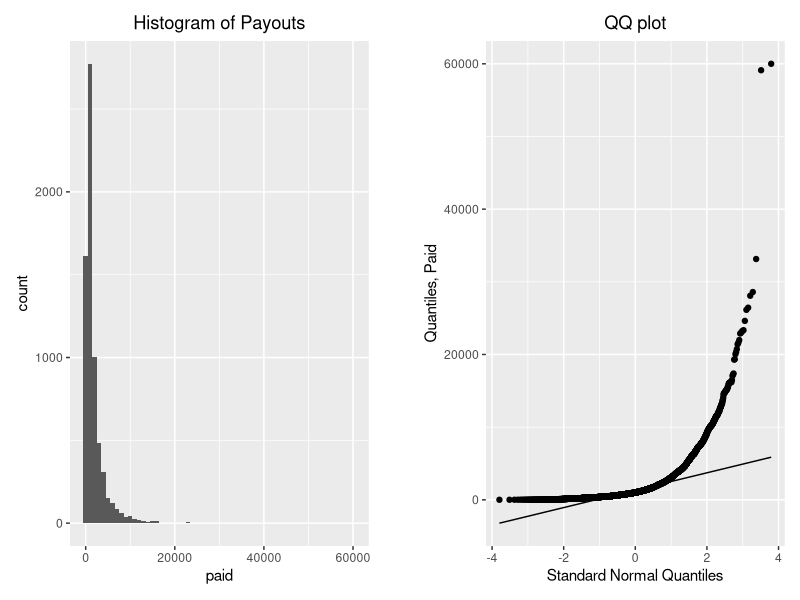
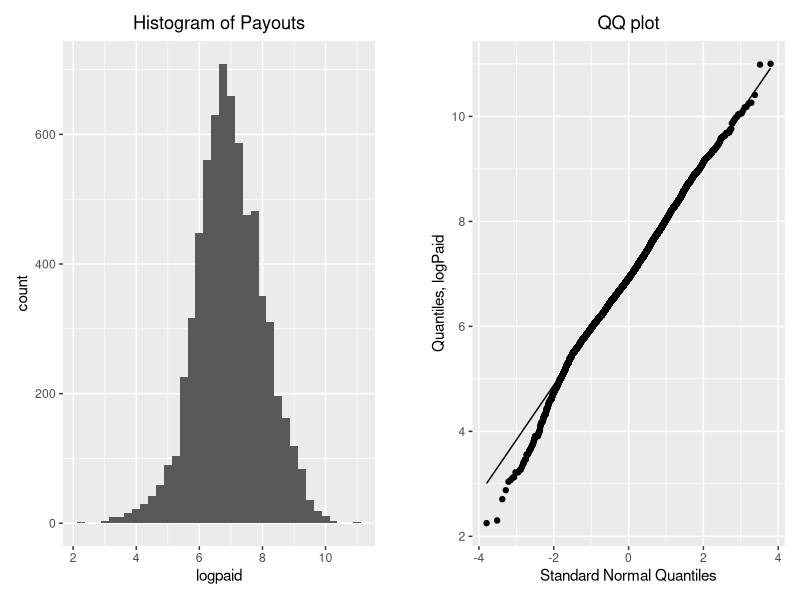

Source code (R) for these figures, in order:
## ---- chunk 1
# import packages
library(ggplot2)
library(patchwork)
## ---- chunk 2
# read in Data
auto <- read.table(file = 'AutoClaims-1.csv', header = TRUE, sep = ',')
auto$state <- factor(auto$state, ordered = TRUE)
auto$gender <- factor(auto$gender)
auto$class <- factor(auto$class)
## ---- chunk 3
summary(auto$paid)
## ---- chunk 4
hist <- ggplot(data = auto) + 
        geom_histogram(aes(paid), binwidth = 1000) +
        labs(title = "Histogram of Payouts") + 
        theme(plot.title = element_text(hjust = 0.5))
qq <- ggplot(data = auto) + geom_qq(aes(sample = paid)) +
      geom_qq_line(aes(sample = paid)) +
      labs(x = "Standard Normal Quantiles", y = 'Quantiles, Paid') + 
      labs(title = 'QQ plot') + 
      theme(plot.title = element_text(hjust = 0.5))
hist + plot_spacer() + qq + plot_layout(widths = c(6,0.5,6))
## ---- chunk 5
hist <- ggplot(data = auto) + 
        geom_histogram(aes(logpaid), binwidth = 0.25) +
        labs(title = "Histogram of Payouts") + 
        theme(plot.title = element_text(hjust = 0.5))
qq <- ggplot(data = auto) + geom_qq(aes(sample = logpaid)) +
      geom_qq_line(aes(sample = logpaid)) +
    labs(x = "Standard Normal Quantiles", y = 'Quantiles, logPaid') +
      labs(title = 'QQ plot') + 
      theme(plot.title = element_text(hjust = 0.5))
hist + plot_spacer() + qq + plot_layout(widths = c(6,0.5,6))
